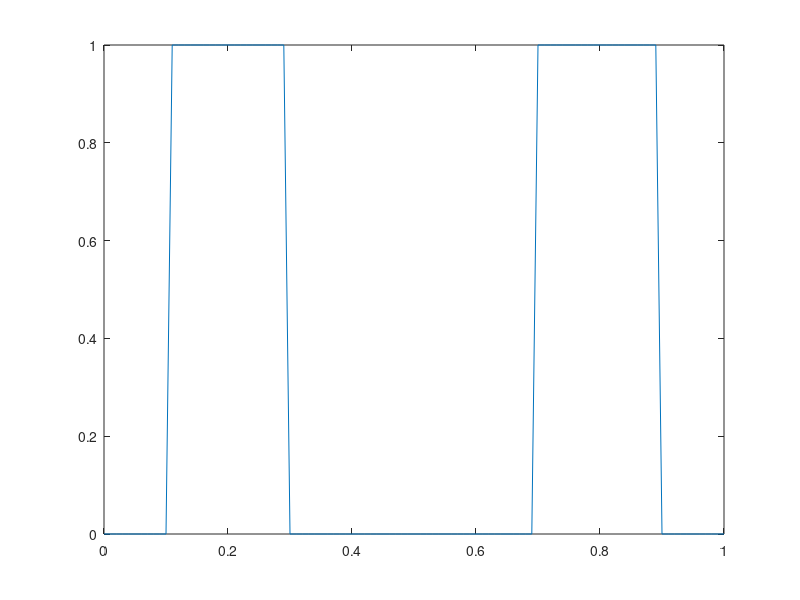

Write the MATLAB code that produced this figure. (Note: this script raises an error after producing the figure.)
clc; clear; close all;

%% INVERSE PROBLEM PARABOLIC TEST

%% FINE-MESH MODEL

dxRef = 0.01;
T = 0.01;
xRef = 0 : dxRef : 1;
NRef = length(xRef) - 1;
hRef = 0.001;

ARef = -gallery('tridiag', NRef-1);
ARef = ARef / (dxRef^2);

% u0 = exp(-0.5 * (xRef - 0.5).^2 / (2 * 0.01));
u0 = (xRef < 0.9) .* (xRef > 0.7) + (xRef < 0.3) .* (xRef > 0.1);
u0 = u0';
plot(xRef, u0)

% Forward operator of the heat equation
forwMatrix = expm(ARef * T);

% Observation noise distribution
nEig = 1e4;
[V, D] = laplEig(xRef, nEig);
delta = 1e-1;
sqrtD = delta ./ diag(sqrt(-D));


% Generate noise and plot data
noise = KL(zeros(size(xRef')), V, sqrtD, randn(nEig, 1));
noise = noise(2:end-1);
yObs = forwMatrix * u0(2:end-1) + noise;

figure
plot(xRef(2:end-1), yObs)

%% INFERENCE SET-UP

% Compute EigenFunctions for inference
dx = 0.01;
x = 0 : dx : 1;
x = x';
N = length(x) - 1;
nKL = 100;
[V, D] = laplEig(x, nKL);
sqrtD = 1 ./ diag(sqrt(-D));
uMean = zeros(size(x));

% One sample from the prior
sample = KL(uMean, V, sqrtD, randn(nKL, 1));
plot(x, sample)

A = -gallery('tridiag', N-1);
A = A / (dx^2);
A = 1e-2 * A;

% Integration parameter
h = 0.01;

%% MCMC

% Data
nMCMC = 1e4;

% Do MCMC (CN)
posteriorCN = @(theta) likelihood_CN(theta(2:end-1), A, [0, T], h, x(2:end-1)', yObs', delta, x);
beta = 0.01;
proposalCN = @(theta) sqrt(1-beta^2) * theta + beta * KL(uMean, V, sqrtD, randn(nKL, 1));
[thetaAllCN, accRatioCN] = CNMetHas(sample, posteriorCN, nMCMC, proposalCN);
MCMCSample = thetaAllCN(:, ceil(nMCMC / 10) : end);

%% Summary plot

mcmcEst = mean(MCMCSample, 2);
mcmcVar = var(MCMCSample, 0, 2);

plot(xRef, u0);
hold on
plot(x, mcmcEst);

maxLimKappaPrc = prctile(MCMCSample', 97.5);
minLimKappaPrc = prctile(MCMCSample', 2.5);
confInt = [minLimKappaPrc, fliplr(maxLimKappaPrc)];
fill([x', fliplr(x')], confInt, 'b', ...
    'linestyle', '--', 'facealpha', 0.1);
legend('true', 'average', 'confidence 0.95', 'Location', 'best')

pU = figure;
close
% avgKappa = buildField_Andrea(mean(thetaAll, 2));

